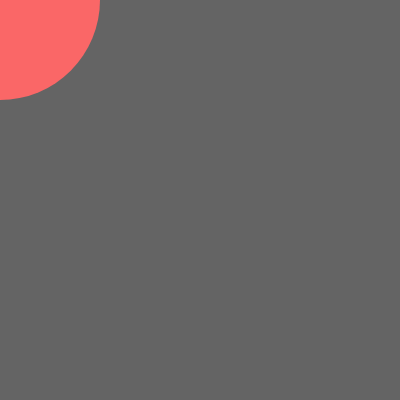
Frame 1 (no input)
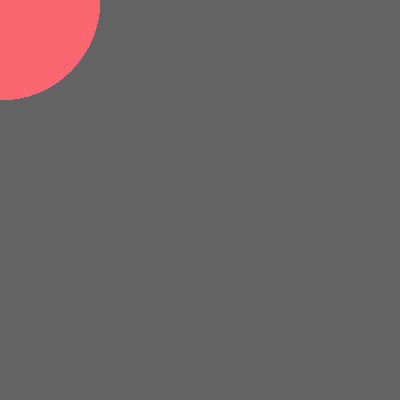
Frame 60 (no input)
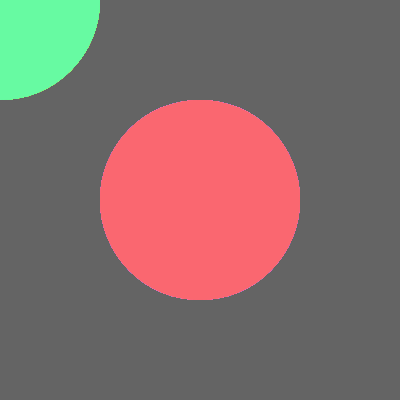
Frame 120 (the mouse pressed at the canvas centre since frame 60)

The p5.js sketch that drew these frames (run headless with seeded random() and noise() and a simulated clock; from frame 60 on, the mouse is pressed at the canvas centre):

// p5.js sketch
// ── sketch.js
var particles=[];
var numOfParticles =100;
var currentParticlesIndex=0;

function setup() {
  createCanvas(400, 400);
  colorMode (HSB, 255);
  noStroke();

  for (var i = 0; i<numOfParticles; i++) {
    particles [i] = new Particle(-100, -100, 200);
  }
}

function draw() {
  background(100);
  currentParticlesIndex++;
  if (currentParticlesIndex >=numOfParticles){
    currentParticlesIndex=0;
  }
  particles[currentParticlesIndex].update(mouseX, mouseY);
  for (var i=0; i<numOfParticles; i++) {
    fill(i/numOfParticles*255, 150, 250);
  //modulo
    var index = (currentParticlesIndex +i) % numOfParticles;
    particles[index].draw();
  }
}

// ── particle.js
function Particle(x,y,size) {
  this.x=x;
  this.y=y;
  this.size = size;
  this.update =function (x, y) {
    this.x =x;
    this.y=y;
  }
  this.draw =function() {
    ellipse(this.x, this.y, this.size, this.size);
  }
}
